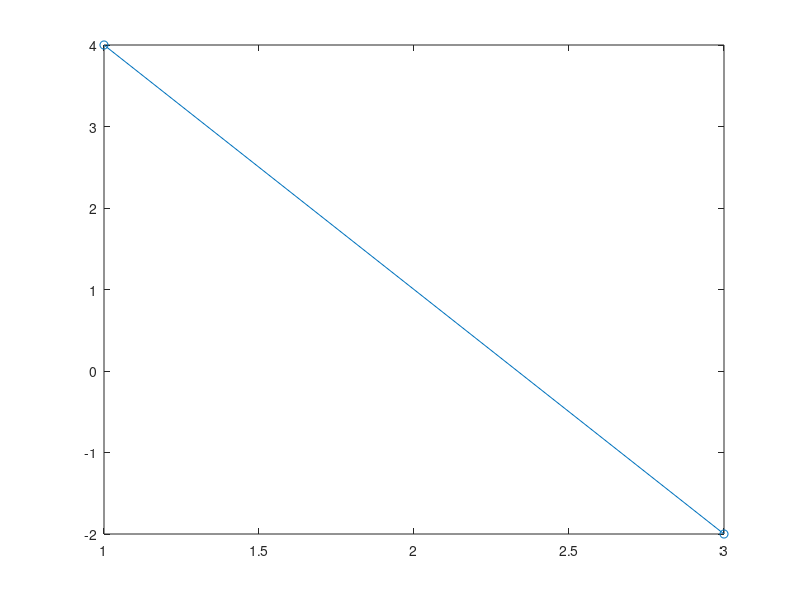
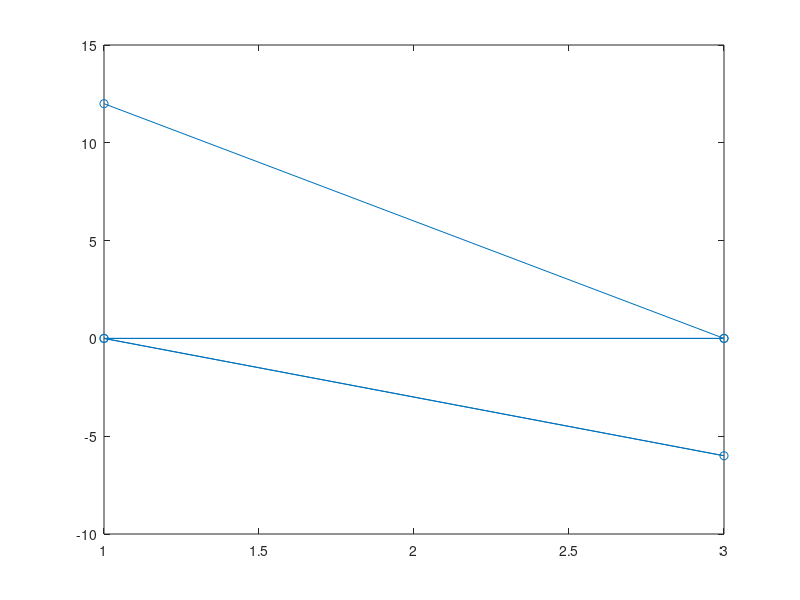

These figures' MATLAB source, in order:
close all; 
clc ;
xn = [1 3 1 3 1 3];
n = [1 3];
Xk = fft(xn(1:2)); 
X3k = fft(xn);
figure(1);
plot(n,Xk,'-o');
figure(2);
plot(xn,X3k,'-o');